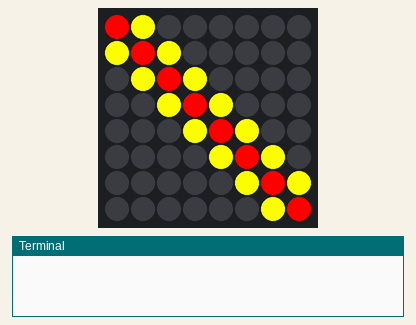
This program was run on a simulated Raspberry Pi (BCM pin numbers) with a Sense HAT. Parts: the Sense HAT's 8×8 RGB LED matrix, the last lines printed to the terminal. At 6.7 s the program stops and its outputs stay as they are.

Above: at 0.1 s.
At 1.43 s:
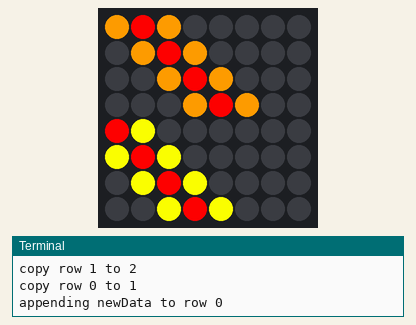
At 2.13 s:
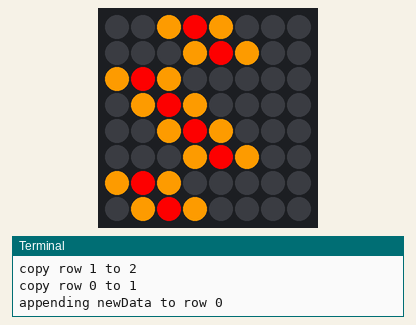
At 2.8 s:
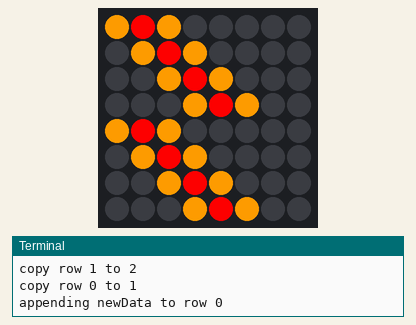
At 4.93 s:
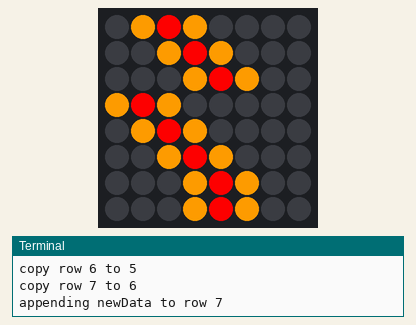
At 6.7 s:
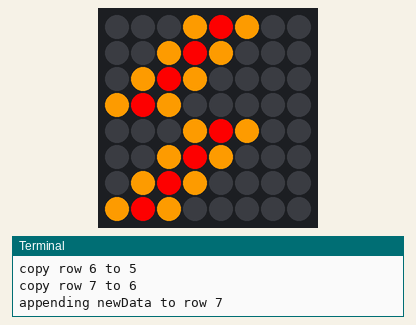

The program:

pixelUtils.py
```python
#from sense_hat import SenseHat
from sense_emu import SenseHat
#import logging
import time


s = SenseHat()
s.low_light = False

green = (0, 255, 0)
yellow = (255, 255, 0)
blue = (0, 0, 255)
red = (255, 0, 0)
nothing = (0,0,0)

n = nothing
a = yellow
b = (255, 153, 0)
c = (255, 51, 0)
d = (255, 35, 0)
e = (255, 15, 0)
f = red
g = (102, 0, 0)
h = (51, 0, 0)

testImages = [
    [
    n, n, n, n, n, n, n, n,
    n, n, n, n, n, n, n, n,
    n, n, n, a, a, n, n, n,
    n, n, a, a, a, a, n, n,
    n, n, a, a, a, a, n, n,
    n, n, n, a, a, n, n, n,
    n, n, n, n, n, n, n, n,
    n, n, n, n, n, n, n, n,
    ],
    [
    f, a, n, n, n, n, n, n,
    a, f, a, n, n, n, n, n,
    n, a, f, a, n, n, n, n,
    n, n, a, f, a, n, n, n,
    n, n, n, a, f, a, n, n,
    n, n, n, n, a, f, a, n,
    n, n, n, n, n, a, f, a,
    n, n, n, n, n, n, a, f,
    ],
]

def init(i):
    s.set_pixels(testImages[i])

def scroll_vertical (sense, scrollUp, newRows):
    """Scroll the display of the given SenseHAT vertically up or down
    (defined by scrollUp: True/False) by the number of rows given in
    newRows. newRows must be an array of arrays that are each length 8.
    The new rows will be fed into the display starting at element 0
    from the array. They will be appended at the bottom when scrolling
    up, and at the top when scrolling down).
    """

    scrollRange = range(0, 7) if scrollUp else range(7, 0, -1)
    step = 1 if scrollUp else -1
    appendIndex = 7 if scrollUp else 0

    for newRowIndex in range(0, len(newRows)):
        # copy the information from the second-last row to the last row,
        # then from the third-last to the second-last and so on
        for row in scrollRange:
            #time.sleep(0.1)
            _copyRow (sense, row + step, row)
        #time.sleep(0.03)
        _appendRow (sense, appendIndex, newRows[newRowIndex])
        time.sleep(0.1)

def _copyRow (sense, fromRow, toRow):
    # if the values can be read and written separately:
    print('copy row {} to {}'.format(fromRow, toRow))
    for i in range(8):
        v = sense.get_pixel(i, fromRow)
        sense.set_pixel(i, toRow, v)

def _appendRow (sense, toRow, newData):
    print('appending newData to row {}'.format(toRow))
    #print('newData is {}'.format(newData))
    for i in range(8):
        color = newData[i]
        sense.set_pixel(i, toRow, color)

def test():
    print ("in init")


if __name__ == "__main__":
    a = init(1)
    time.sleep(1)
    data = [
        [n, n, n, b, f, b, n, n],
        [n, n, b, f, b, n, n, n],
        [n, b, f, b, n, n, n, n],
        [b, f, b, n, n, n, n, n],
    ]
    for i in range(4):
        scroll_vertical(s, False, data)

    time.sleep(2)
    for i in range(4):
        scroll_vertical(s, True, data)
```

Measured:
- what the display in image 3 shows lasts 2.1 s, from 2.8 s to 4.9 s
